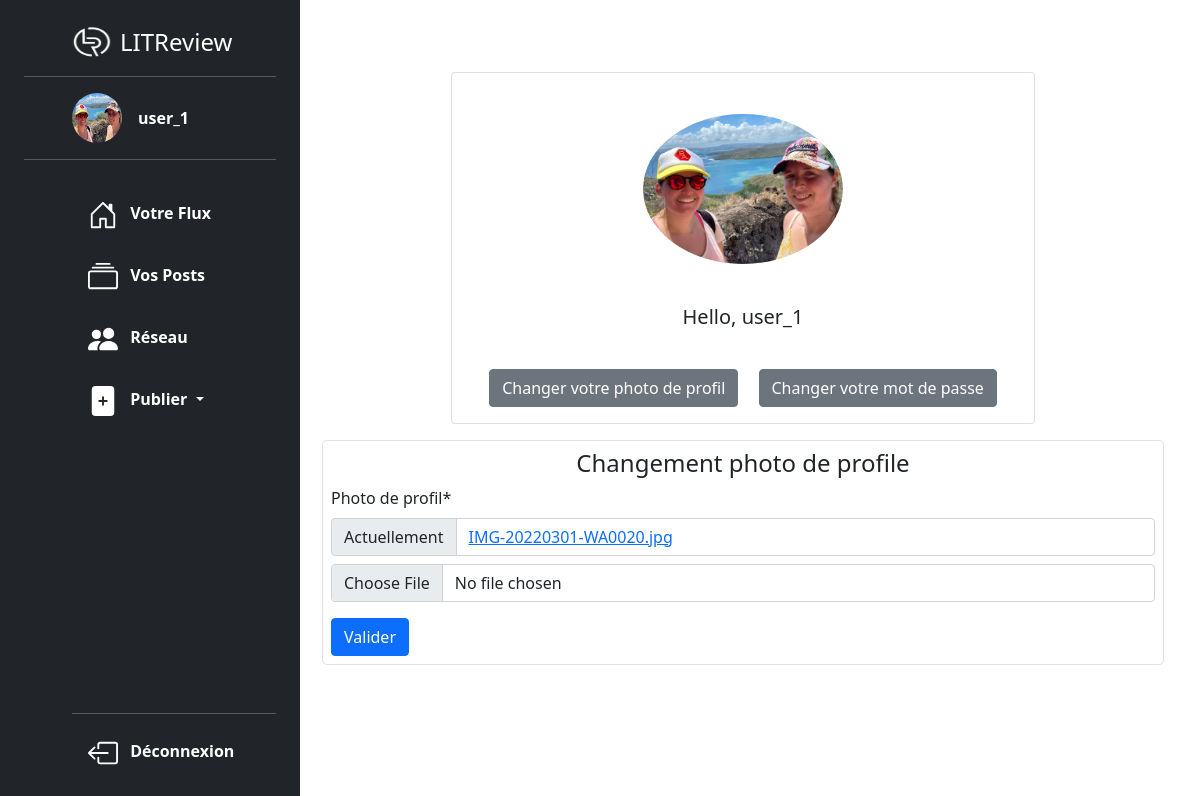
Page /profile_photo/ (signed in) on the committed database.
### authentication/models.py (models this page shows, shortened)
class User(AbstractUser):
    SUBSCRIBER = "SUBSCRIBER"
    profil_photo = models.ImageField(verbose_name="Photo de profil")
    following = models.ManyToManyField(
        "self",
        through=UserFollows,
        symmetrical=False,
        related_name="followers",
    )

### authentication/views.py (the view, shortened to what this page needs)
def upload_profile_photo(request):
    form = forms.UploadProfilePhotoForm(instance=request.user)
    print(form)
    return render(
        request,
        "authentication/edit_profile.html",
        context={"form": form, "title": "Changement photo de profile"},
    )

### authentication/forms.py
class UploadProfilePhotoForm(forms.ModelForm):
    class Meta:
        model = get_user_model()
        fields = ("profil_photo",)

### authentication/templates/authentication/edit_profile.html
{% extends 'base.html' %}
{% load static %}
{% block content %}
<div class="container">
  {% include 'authentication/partials/user_card.html' %}
  {% include 'authentication/partials/form.html' with form=form %}
</div>
{% endblock content %}

### templates/partials/sidebar.html (shortened to what this page needs)
{% load static %}
{% if user.is_authenticated %}
  <div class="d-flex flex-column flex-shrink-0 p-4 text-white bg-dark vh-100 position-fixed w-25">
    <a href="/" class="d-flex align-items-center mb-3 mb-md-0 me-md-auto  text-white text-decoration-none ps-md-2 ps-xl-5">
      <img src="{% static 'images/logo_litreview.png'%}" class="bi me-2" width="40" height="32">
      <span class="fs-4">LITReview</span>
    </a>
    <div class="profil">
      <a href="{% url 'profile_view'%}" class="d-flex align-items-center text-white text-decoration-none ps-md-0 ps-xl-5" >
        {% if user.profil_photo %}
        <img src="{{ user.profil_photo.url }}" alt="{{user.username}}" width="50" height="50" class="rounded-circle me-3">
        {% else %}
        <img src="{% static 'images/default_profile.png'%}" alt="{{user.username}}" width="50" height="50" class="rounded-circle me-2">
        {% endif %}
        <strong>{{user.username}}</strong>
      </a>
    </div>
    <ul class="nav nav-pills flex-column mb-auto ps-md-0 ps-xl-5 h-100">
      <li class="nav-item pt-3">
        <a href="{% url 'home' %}" class="nav-link text-white" aria-current="page">
          <svg class="bi me-2 " width="30" height="30" fill="white"><use xlink:href="#home"></use></svg>
          <strong>Votre Flux</strong>
        </a>
      </li>
      <li class="nav-item pt-3">
        <a href="{% url 'view_user_posts'%}" class="nav-link text-white">
          <svg class="bi me-2" width="30" height="30" fill="white"><use xlink:href="#collection"></use></svg>
          <strong>Vos Posts</strong>
        </a>
      </li>
      <li class="nav-item pt-3">
        <a href="{% url 'follower_page' %}" class="nav-link text-white">
          <svg class="bi me-2" width="30" height="30" fill="white"><use xlink:href="#people-fill"></use></svg>
          <strong>Réseau</strong>
        </a>
      </li>
      <li class="nav-item pt-3 dropdown">
        <a href="#" class="nav-link text-white dropdown-toggle" id="dropdownUser1" data-bs-toggle="dropdown" aria-expanded="false">
          <svg class="bi me-2" width="30" height="30" fill="white"><use xlink:href="#file-plus-fill"></use></svg>
          <strong>Publier</strong>
        </a>
      </li>
      <li class="mt-auto">
        <hr>
        <a href="{% url 'account_logout' %}" class="nav-link text-white">
          <svg  class="bi bi-box-arrow-left me-2" width="30" height="30" fill="white"><use xlink:href="#box-arrow-left"></use>
          </svg>
          <strong>Déconnexion</strong>
        </a>
      </li>
    </ul>
  </div>
{% endif %}

### authentication/templates/authentication/partials/user_card.html
{% load static %}
<div class="container w-75">
    <div class="card mb-3 align-items-center">
      <div class="mt-3">
            <div class="d-flex justify-content-center align-items-center rounded-circle p-auto" style="width: 200px; height: 200px; overflow: hidden;">
              {% if user.profil_photo %}
                <img class="img-fluid rounded-circle" src={{ user.profil_photo.url }} alt="photo de profil personnalisée de l'utilisateur">
                {% else %}
                <img class="img-fluid rounded-circle" src="{% static 'images/default_profile.png'%}" alt="photo de profil par default de l'utilisateur">
                {% endif %}
            </div>
      </div>
      <div class="card-body">
        <h5 class="card-title">Hello, {{user}} </h5>
      </div>
      <div class="card-body">
          <a href="{% url 'upload_profile_photo' %}" class="card-link btn btn-secondary" type="button">Changer votre photo de profil</a>
          <a href="{% url 'password_change' %}" class="card-link btn btn-secondary" type="button">Changer votre mot de passe</a>
      </div>
    </div>
  </div>

### authentication/templates/authentication/partials/form.html (shortened to what this page needs)
{% load crispy_forms_tags %}
<div class="container border rounded-3 p-2">
    {% if title %}
        <h4 class="text-center" >{{title}} </h4>
    {% else %}
        <h4 class="text-center" >Modification du mot de passe</h4>
    {% endif %}
    <form method="post" enctype="multipart/form-data">
        {{ form |crispy }}
        <button class="btn btn-primary" type="submit">Valider</button>
    </form>
</div>

### rows in the picture
User: profil_photo (picture), username "user_1"

### other values in the picture
{{ title }} "Changement photo de profile"
